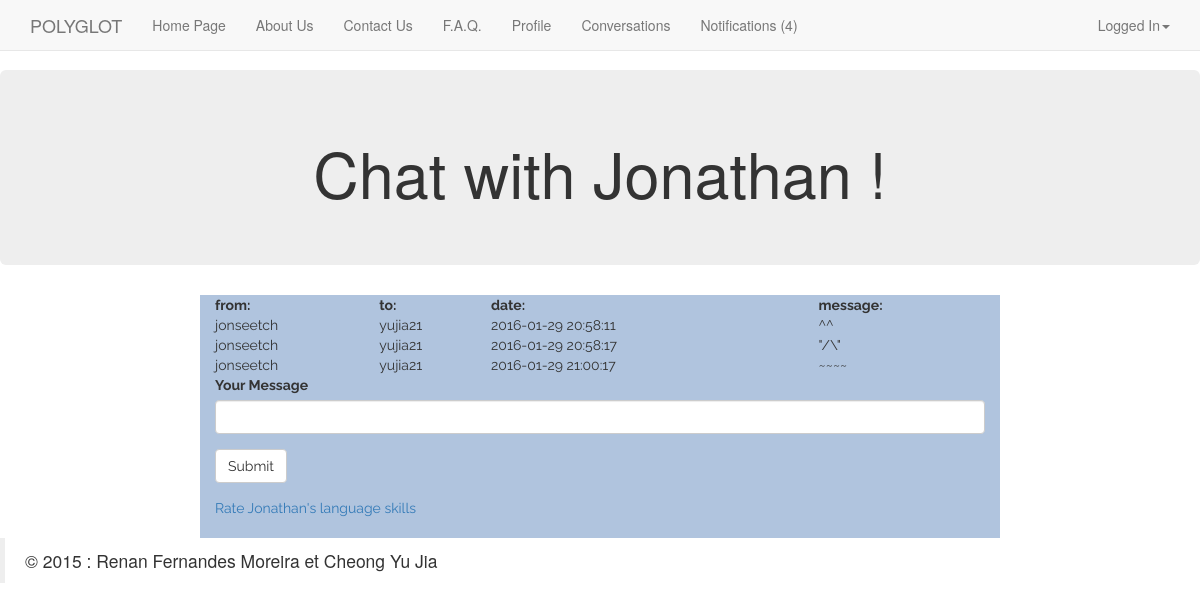
/index.php?page=chatroom&altuser=jonseetch (signed in), run on the app's committed database.
### tables this page shows
CREATE TABLE `utilisateurs` (
  `login` varchar(64) NOT NULL,
  `password` varchar(40) NOT NULL,
  `name` varchar(64) NOT NULL,
  `lastname` varchar(64) NOT NULL,
  `birthdate` date NOT NULL,
  `email` varchar(128) NOT NULL,
  `admin` tinyint(1) NOT NULL DEFAULT '0'
);

CREATE TABLE `chatroom` (
  `id_known` int(11) NOT NULL,
  `login1` varchar(64) NOT NULL,
  `login2` varchar(64) NOT NULL,
  `date` datetime NOT NULL,
  `message` text NOT NULL,
  `messageread` tinyint(1) NOT NULL DEFAULT '0'
);

### utilities/userfunctions.php (called while the page is built, shortened)
<?php
class Database {
        public static function connect() {
        $dsn = 'mysql:dbname=finalproject;host=127.0.0.1';
        $user = 'root';
        $password = '';
        $dbh = null;
        try {
            $dbh = new PDO($dsn, $user, $password,array(PDO::MYSQL_ATTR_INIT_COMMAND => "SET NAMES utf8"));
            $dbh->setAttribute( PDO::ATTR_ERRMODE, PDO::ERRMODE_EXCEPTION );
        } catch (PDOException $e) {
            echo 'Connexion échouée : ' . $e->getMessage();
            exit(0);
        }
        return $dbh;
        }
    }
class Utilisateur {
    public static function getUtilisateur($login){
        $dbh = Database::connect();
        $query = "SELECT * FROM `utilisateurs` WHERE `login`=\"$login\"";
        $sth = $dbh->prepare($query);
        $request_succeeded = $sth->execute();
        if ($request_succeeded){return $sth->fetch(PDO::FETCH_ASSOC);}
        else {return null;}
    }
    public static function LoginExists($login){
        $dbh = Database::connect();
        $query = "SELECT * FROM `utilisateurs` WHERE `login`='$login'";
        $sth = $dbh->prepare($query);
        $request_succeeded = $sth->execute();
        $aux=$sth->fetch(PDO::FETCH_ASSOC);
        if($aux==NULL){
            return FALSE;
        } else {
            return TRUE;
        }
    }
}
?>

### utilities/messaging.php (the view, shortened to what this page needs)
<?php
    function showconversation($login1,$login2){
        $dbh=Database::connect();
        $query= "SELECT *  FROM `chatroom` WHERE (`login1`='$login1' AND `login2`='$login2') OR (`login1`='$login2' AND `login2`='$login1') ";
        $sth = $dbh->prepare($query);
        $sth->execute();
        $n=0;
        while($row = $sth->fetch(PDO::FETCH_ASSOC)){
            if ($n ==0){
                echo "<table style=\"width:100%\">";
                echo "<tr><td><b>from: </b></td>";
                echo "<td><b>to: </b></td>";
                echo "<td><b>date: </b></td>";
                echo "<td><b>message: </b></td>";
            }
            if ($row['login2']==$login1 & $row['messageread']==0){
                echo "<tr bgcolor = \"#00FA9A\">";
            } else {echo "<tr>";}
            echo "<td>".$row['login1']."</td>";
            echo "<td>".$row['login2']."</td>";
            echo "<td>".$row['date']."</td>";
            echo "<td>".$row['message']."</td></tr>";
            $n=$n+1;
            echo "</tr>";
        }
        if ($n!=0){
            echo "</table>";
        }
    }
?>

### content/content-chatroom.php (shortened to what this page needs)
<div class="container-fluid">
    <header>
        <?php
        require_once('utilities/messaging.php');
        require_once('utilities/pagesetup.php');
        require_once("utilities/userfunctions.php")
        ;
        if(isset($_GET['altuser'])){
            $login=$_SESSION["loggedIn"];
            $altuserlogin=$_GET['altuser'];
            $authorized = Utilisateur::LoginExists($altuserlogin);
            if ($authorized){
                $altuser = Utilisateur::getUtilisateur($altuserlogin);
                $name = $altuser['name'];
                echo "<div class=\"row\">";
                    echo "<div class=\"jumbotron\">";
                        echo "<div class=\"container\">";
                            echo "<h1 style=\"text-align:center\">Chat with $name !</h1>";
                echo <<<START
                                </div>
                    </div>
                </div>
            </header>
START
            ;} else {
                echo <<<START
                            </div>
                        </div>
                    </div>
START
            ;}
        }
        ?>
    <div class="row">
        <div class="col-md-8 col-md-offset-2 aboutus" >
            <?php
            if ($authorized){
                showconversation($login,$altuserlogin);
            echo "<form action=\"index.php?page=chatroom&altuser=$altuserlogin\" role=\"form\" method=\"post\">";
            echo <<<START
            <div class="form-group">
            <div class="form-group">
              <label for="message">Your Message</label>
              <input type="text" name="message" class="form-control" id="message">
            </div>
            <button type="submit" class="btn btn-default">Submit</button>
            </div>
START;
            echo "<div><a href='index.php?page=rateuser&altuser=$altuserlogin'>Rate ".$altuser['name']."'s language skills</a></div><br>";
            } else {
                echo "<h2>Sorry! This is a bad link!</h2>";
            }
            ?>
        </div>
    </div>
</div>

### css/perso.css (style rules this page uses)
body { padding-top: 70px; }
[class*="col-"].aboutus { background-color: #B0C4DE; font-family: 'Raleway', sans-serif; }

### data on the page
utilisateurs: name "Jonathan"
chatroom: shows "from:", login1 "jonseetch", login2 "yujia21", date "2016-01-29 20:58:11", message "^^"
chatroom: login1 "jonseetch", login2 "yujia21", date "2016-01-29 20:58:17", message "\"/\\\""
chatroom: login1 "jonseetch", login2 "yujia21", date "2016-01-29 21:00:17", message "~~~~"

### other printed values
$page->menutitle "Home Page"
$page->menutitle "About Us"
$page->menutitle "Contact Us"
$page->menutitle "F.A.Q."
$page->menutitle "Profile"
$page->menutitle "Conversations"
$page->menutitle "Notifications"
$n "4"
